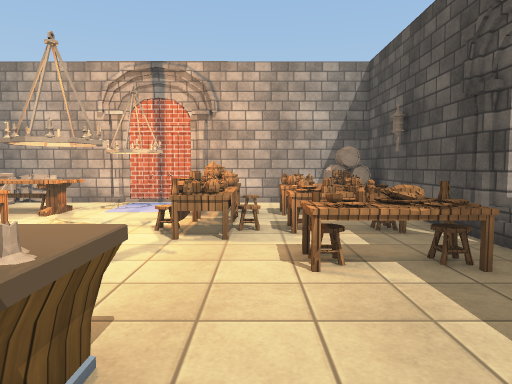
view 1 (above)

16 first-person views from a walk through a 3-D level made in the Unity game engine. The camera is 1.3 m above the floor, tilts 4° down and sees 70° across. The floor is counted in squares, 1 m on a side. Each view is taken from the middle of a square. On the plan, view 1 faces up. The plan holds only what a view shows up to about 15 squares ahead; the rest is blank. The place goes on beyond the plan. The player character is not drawn. Some surface patterns are stand-ins.

view 2
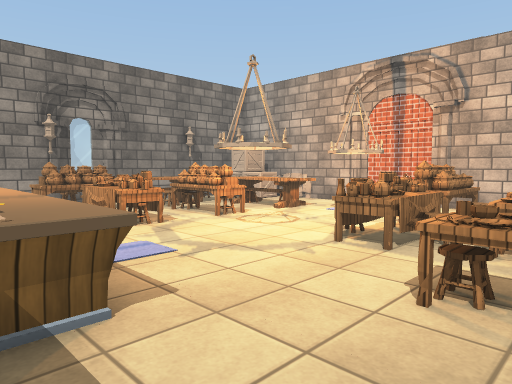

view 3
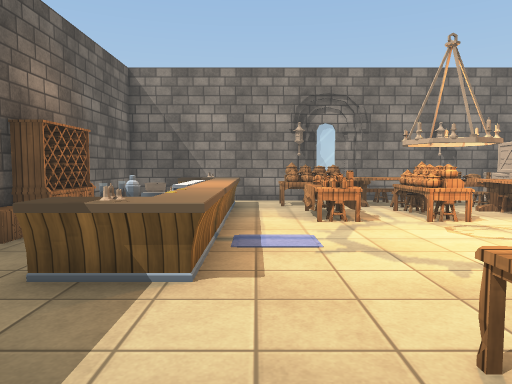

view 4
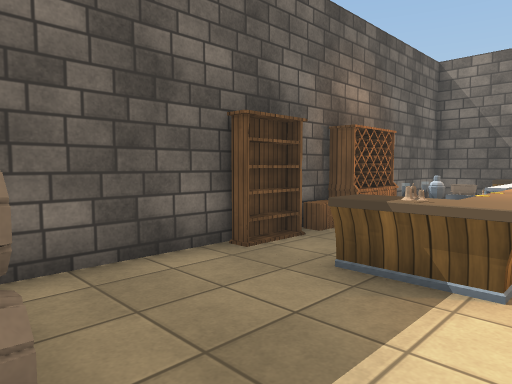

view 5
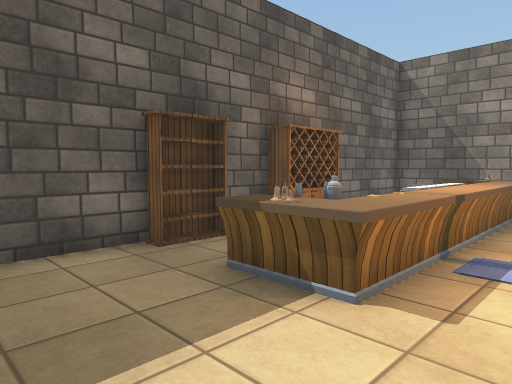

view 6
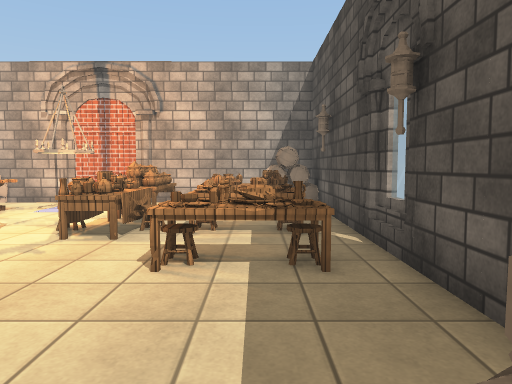

view 7
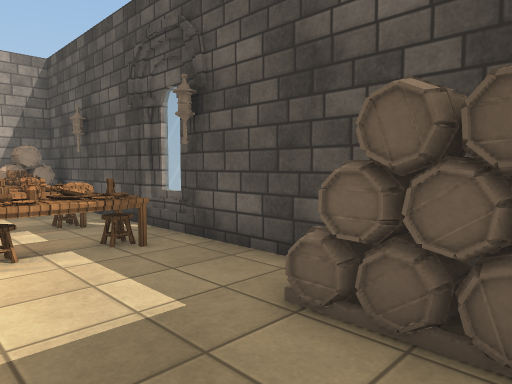

view 8
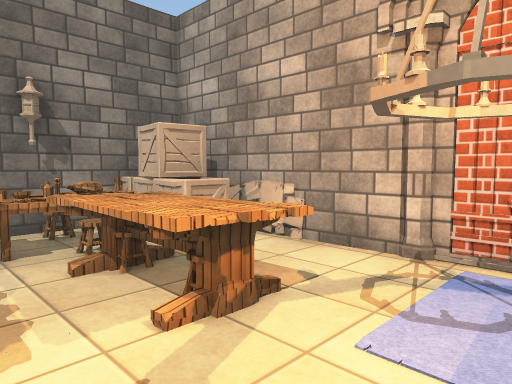

view 9
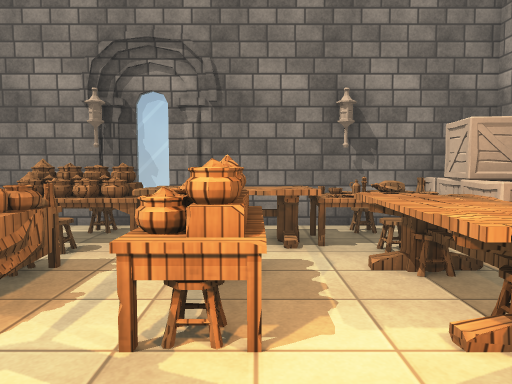

view 10
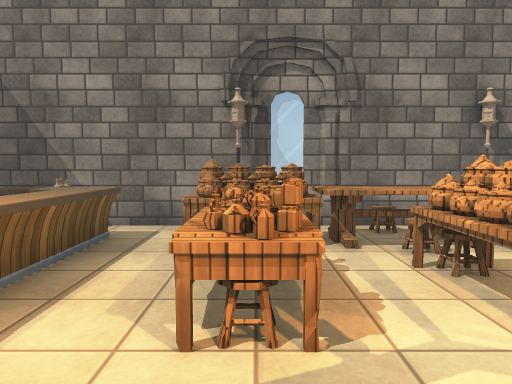

view 11
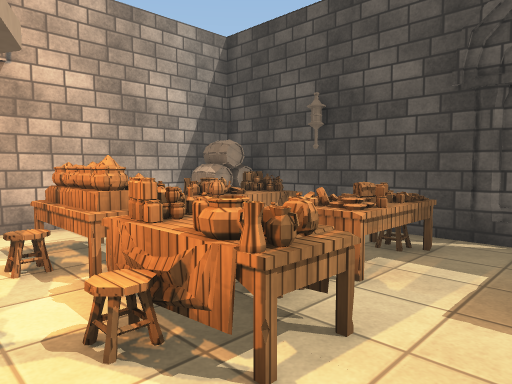

view 12
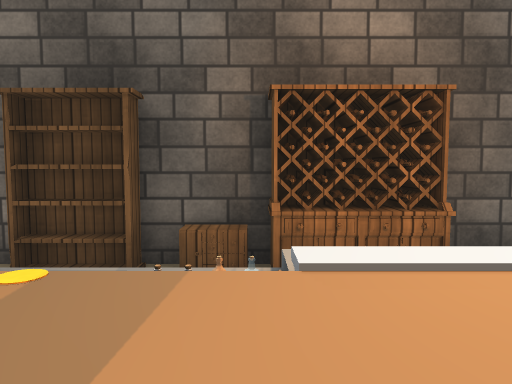

view 13
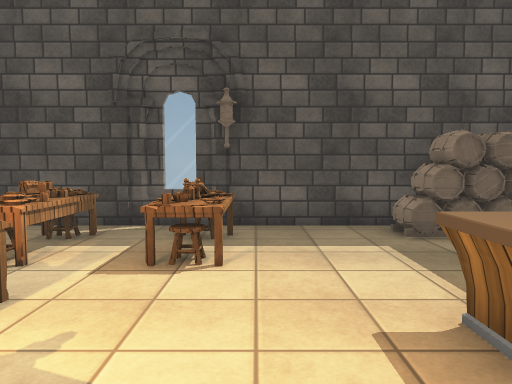

view 14
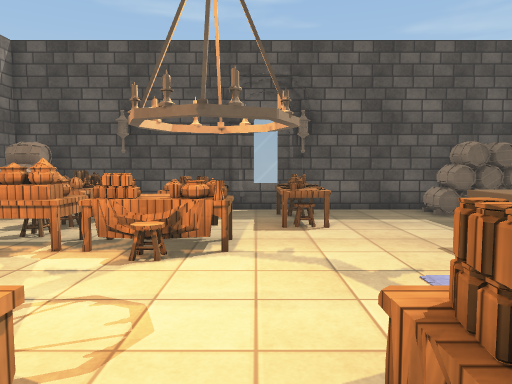

view 15
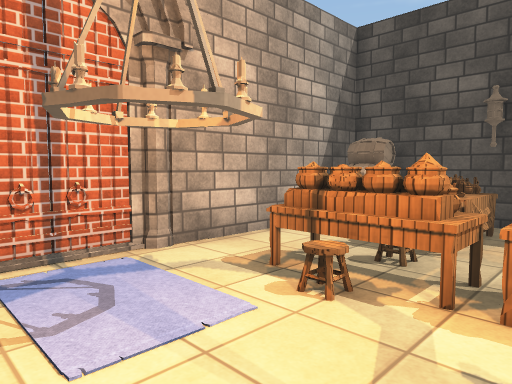

view 16
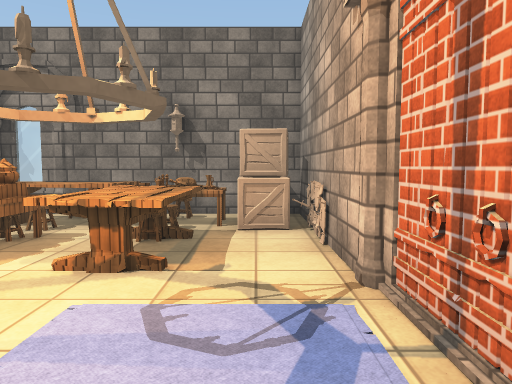

### Floor plan
Key: @ floor where view 1 was taken; # wall or solid block; x gap in a wall; . main floor; : floor 1 m higher than the main floor; / step, stairs or slope; = window, fence, low wall or low ledge; v drop or lower ground; O other object.
Columns run from 11 left of view 1 to 5 right of it. Each row starts with its distance up from view 1.
 13 ###O############
 12 OOO..........OO#
 11 #OOOOOOOO.O.OO #
 10 #OOOOOOOO/ /OOO#
  9 #OOOOO....v....#
  8 #::OOO.... .OOO#
  7 #::OOO.OO.O.OOO##
  6 #.O....OO......==
  5 #OOOOO......OOOO
  4 #OO.OO.........#
  3 #..............#
  2 # ::::::::v....#
  1 #O= O  OOx=...O#
  0 #O       ..@..O#
 -1 #O   OOO#OO...O
 -2 ##############O

Positions as (right, up) in squares from view 1, and headings:
1: (0, 0), facing up
2: (2, 1), facing up-left
3: (3, 3), facing left
4: (3, 3), facing down-left
5: (2, 4), facing down-left
6: (2, 0), facing up
7: (0, -1), facing up-right
8: (-3, 8), facing up-left
9: (-3, 8), facing left
10: (-3, 5), facing left
11: (-3, 5), facing up-right
12: (-4, 3), facing down
13: (-4, 4), facing right
14: (-7, 6), facing right
15: (-5, 8), facing up-right
16: (-1, 12), facing left
